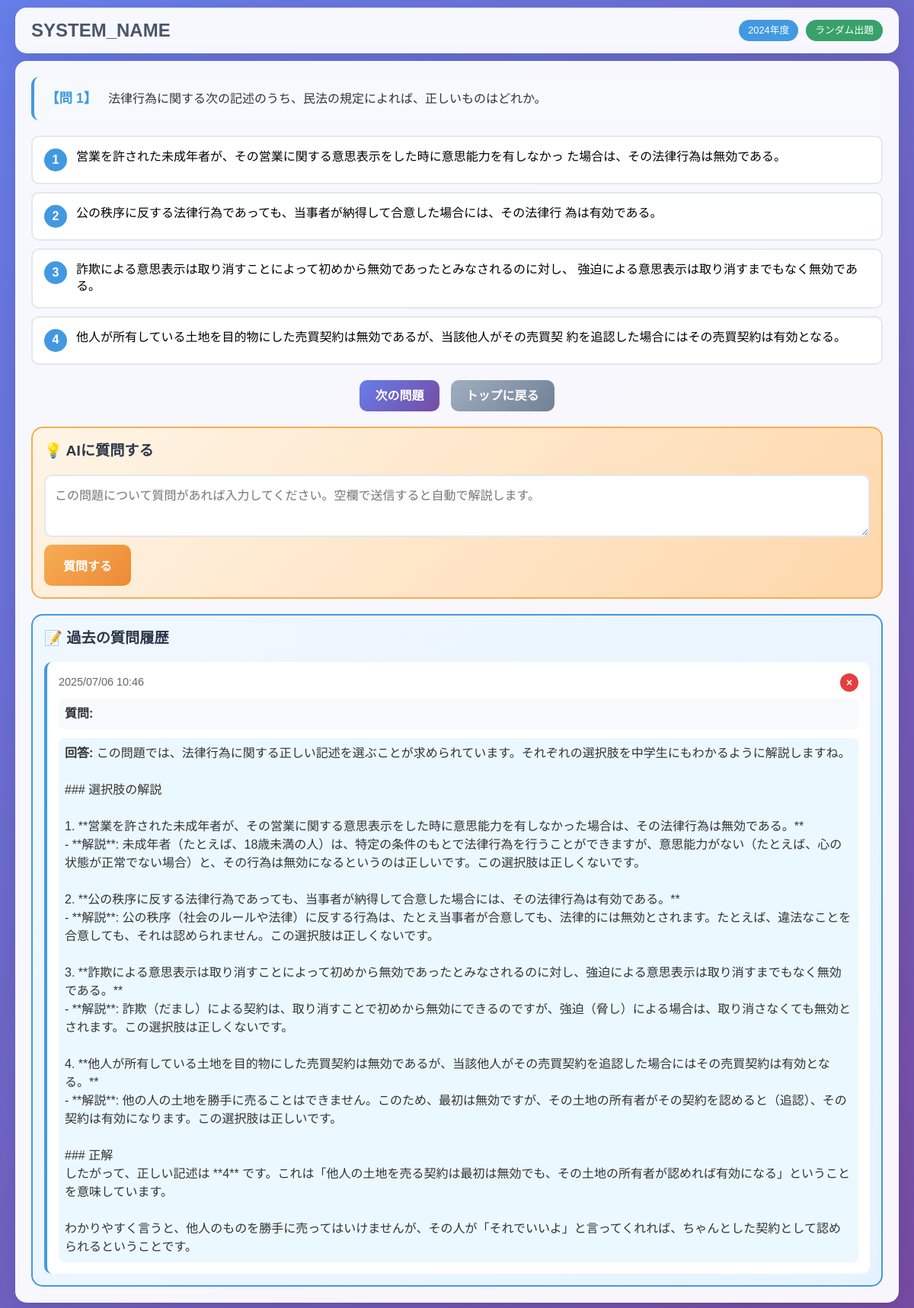
The page /question.php?id=1 (signed in) on the database its author committed.
### tables this page shows
CREATE TABLE question_history (id INTEGER PRIMARY KEY AUTOINCREMENT, question_id INTEGER NOT NULL, user_question TEXT NOT NULL, ai_response TEXT NOT NULL, created_at DATETIME NOT NULL);

### includes/Database.php (called while the page is built, shortened)
<?php
require_once __DIR__ . '/Logger.php';
class Database {
    private $pdo;
    public function __construct() {
        try {
            $this->pdo = new PDO('sqlite:' . DB_PATH);
            $this->pdo->setAttribute(PDO::ATTR_ERRMODE, PDO::ERRMODE_EXCEPTION);
        } catch (PDOException $e) {
            Logger::log('データベース接続エラー: ' . $e->getMessage(), LOG_LEVEL_ERROR);
            throw $e;
        }
    }
    public function getQuestionById($id) {
        $stmt = $this->pdo->prepare("SELECT * FROM questions WHERE id = ?");
        $stmt->execute([$id]);
        return $stmt->fetch(PDO::FETCH_ASSOC);
    }
    public function getQuestionHistory($question_id) {
        try {
            $stmt = $this->pdo->prepare("SELECT * FROM question_history WHERE question_id = ? ORDER BY created_at ASC");
            $stmt->execute([$question_id]);
            return $stmt->fetchAll(PDO::FETCH_ASSOC);
        } catch (PDOException $e) {
            Logger::log('AI質問履歴取得エラー: ' . $e->getMessage(), LOG_LEVEL_ERROR);
            return [];
        }
    }
    public function createAnswerHistoryTable() {
        try {
            $sql = "CREATE TABLE IF NOT EXISTS answer_history (
                id INTEGER PRIMARY KEY AUTOINCREMENT,
                question_id INTEGER NOT NULL,
                user_answer INTEGER NOT NULL,
                is_correct BOOLEAN NOT NULL,
                answered_at DATETIME NOT NULL,
                FOREIGN KEY (question_id) REFERENCES questions(id)
            )";
            $this->pdo->exec($sql);
        } catch (PDOException $e) {
            Logger::log('回答履歴テーブル作成エラー: ' . $e->getMessage(), LOG_LEVEL_ERROR);
            throw $e;
        }
    }
    public function createQuestionHistoryTable() {
        try {
            $sql = "CREATE TABLE IF NOT EXISTS question_history (
                id INTEGER PRIMARY KEY AUTOINCREMENT,
                question_id INTEGER NOT NULL,
                user_question TEXT NOT NULL,
                ai_response TEXT NOT NULL,
                created_at DATETIME NOT NULL,
                FOREIGN KEY (question_id) REFERENCES questions(id)
            )";
            $this->pdo->exec($sql);
        } catch (PDOException $e) {
            Logger::log('質問履歴テーブル作成エラー: ' . $e->getMessage(), LOG_LEVEL_ERROR);
            throw $e;
        }
    }
}

### includes/Logger.php (called while the page is built, shortened)
<?php
class Logger {
    public static function log($message, $level = LOG_LEVEL_INFO) {
        $timestamp = date('Y-m-d H:i:s');
        $logMessage = "[{$timestamp}] [{$level}] {$message}" . PHP_EOL;
        $logFile = LOG_DIR . '/system_' . date('Y-m-d') . '.log';
    }
}

### question.php (the view, shortened to what this page needs)
<?php
require_once __DIR__ . '/includes/Database.php';
require_once __DIR__ . '/includes/Logger.php';
require_once __DIR__ . '/includes/QuestionParser.php';
try {
    $db = new Database();
    $question = null;
    $mode = $_GET['mode'] ?? '';
    $questionId = $_GET['id'] ?? '';
    $year = $_GET['year'] ?? '';
    $offset = intval($_GET['offset'] ?? 0);
    if ($mode === 'sequential' && !empty($year)) {
        $questions = $db->getQuestionsByYearSequential($year, $offset, 1);
        $question = $questions[0] ?? null;
        $_SESSION['current_mode'] = 'sequential';
        $_SESSION['current_year'] = $year;
        $_SESSION['current_offset'] = $offset;
    } elseif ($mode === 'random' && !empty($year)) {
        $questions = $db->getRandomQuestionsByCorrectRate($year, 1);
        $question = $questions[0] ?? null;
        $_SESSION['current_mode'] = 'random';
        $_SESSION['current_year'] = $year;
    } elseif (!empty($questionId)) {
        $question = $db->getQuestionById($questionId);
    }
    $parsedQuestion = QuestionParser::parseQuestion($question);
    $questionHistory = $db->getQuestionHistory($question['id']);
} catch (Exception $e) {
    Logger::error("問題表示エラー: " . $e->getMessage());
    header('Location: index.php?error=' . urlencode('問題の取得に失敗しました'));
    exit;
}
?>
<!DOCTYPE html>
<html lang="ja">
<head>
    <link rel="stylesheet" href="assets/css/style.css">
</head>
<body>
    <div class="container">
        <header class="header">
            <h1 class="system-title">
                <a href="index.php"><?php echo SYSTEM_NAME; ?></a>
            </h1>
            <div class="question-info">
                <span class="year-badge"><?php echo htmlspecialchars($parsedQuestion['year']); ?>年度</span>
                <span class="mode-badge"><?php echo $mode === 'sequential' ? '順次出題' : 'ランダム出題'; ?></span>
            </div>
        </header>
        <main class="main-content">
            <div class="question-container">
                <div class="question-body">
                    <span class="question-number"><?php echo htmlspecialchars($parsedQuestion['question_title']); ?></span>
                    <?php echo QuestionParser::formatQuestionForDisplay($parsedQuestion['question_body']); ?>
                </div>
                <div class="choices-container" id="choices-container">
                    <?php echo QuestionParser::formatChoicesForDisplay($parsedQuestion['choices']); ?>
                </div>
                <div class="navigation-buttons">
                    <?php if ($mode === 'sequential'): ?>
                        <?php if ($offset > 0): ?>
                            <a href="question.php?mode=sequential&year=<?php echo urlencode($year); ?>&offset=<?php echo $offset - 1; ?>" class="nav-btn prev-btn">前の問題</a>
                        <?php endif; ?>
                        <a href="question.php?mode=sequential&year=<?php echo urlencode($year); ?>&offset=<?php echo $offset + 1; ?>" class="nav-btn next-btn">次の問題</a>
                    <?php else: ?>
                        <a href="question.php?mode=random&year=<?php echo urlencode($year); ?>" class="nav-btn next-btn">次の問題</a>
                    <?php endif; ?>
                    <a href="index.php" class="nav-btn home-btn">トップに戻る</a>
                </div>
            </div>
            <div class="ai-question-section">
                <h3>💡 AIに質問する</h3>
                <div class="ai-question-form">
                    <textarea id="ai-question-input" placeholder="この問題について質問があれば入力してください。空欄で送信すると自動で解説します。" rows="3"></textarea>
                    <button type="button" id="ask-ai-btn" class="ask-ai-btn">
                        <span class="btn-text">質問する</span>
                    </button>
                </div>
            </div>
            <?php if (!empty($questionHistory)): ?>
            <div class="question-history">
                <h3>📝 過去の質問履歴</h3>
                <div class="history-list">
                    <?php foreach ($questionHistory as $history): ?>
                        <div class="history-item" data-history-id="<?php echo $history['id']; ?>">
                            <div class="history-header">
                                <div class="history-date"><?php echo date('Y/m/d H:i', strtotime($history['created_at'])); ?></div>
                                <button class="delete-history-btn" data-history-id="<?php echo $history['id']; ?>" title="この履歴を削除">×</button>
                            </div>
                            <div class="history-question">
                                <strong>質問:</strong> <?php echo htmlspecialchars($history['user_question']); ?>
                            </div>
                            <div class="history-answer">
                                <strong>回答:</strong> <?php echo nl2br(htmlspecialchars($history['ai_response'])); ?>
                            </div>
                        </div>
                    <?php endforeach; ?>
                </div>
            </div>
            <?php endif; ?>
        </main>
    </div>
</body>
</html>

### assets/css/style.css (style rules this page uses)
* { margin: 0; padding: 0; box-sizing: border-box; }
body { font-family: 'Hiragino Kaku Gothic ProN', 'Hiragino Sans', 'Yu Gothic Medium', 'Meiryo', sans-serif; line-height: 1.6; color: #333; background: linear-gradient(135deg, #667eea 0%, #764ba2 100%); min-height: 100vh; }
.container { max-width: 1200px; margin: 0 auto; padding: 0 20px; min-height: 100vh; display: flex; flex-direction: column; }
.header { background: rgba(255, 255, 255, 0.95); backdrop-filter: blur(10px); border-radius: 15px; margin: 10px 0; padding: 10px 20px; display: flex; justify-content: space-between; align-items: center; box-shadow: 0 8px 32px rgba(0, 0, 0, 0.1); border: 1px solid rgba(255, 255, 255, 0.2); }
.system-title { font-size: 1.5rem; font-weight: bold; color: #4a5568; text-decoration: none; }
.system-title a { color: inherit; text-decoration: none; }
.question-info { display: flex; gap: 10px; align-items: center; }
.year-badge, .mode-badge { background: #4299e1; color: white; padding: 4px 12px; border-radius: 20px; font-size: 0.8rem; font-weight: 500; }
.mode-badge { background: #38a169; }
.main-content { flex: 1; background: rgba(255, 255, 255, 0.95); backdrop-filter: blur(10px); border-radius: 15px; padding: 20px; margin-bottom: 20px; box-shadow: 0 8px 32px rgba(0, 0, 0, 0.1); border: 1px solid rgba(255, 255, 255, 0.2); }
.question-container { margin-bottom: 20px; }
.question-body { background: #f7fafc; padding: 15px; border-radius: 10px; margin-bottom: 20px; font-size: 1rem; line-height: 1.5; border-left: 4px solid #4299e1; }
.question-number { font-weight: bold; color: #4299e1; margin-right: 10px; font-size: 1.1rem; }
.choices-container { display: grid; gap: 10px; margin-bottom: 20px; }
.navigation-buttons { display: flex; gap: 15px; justify-content: center; flex-wrap: wrap; }
.nav-btn { background: linear-gradient(135deg, #667eea 0%, #764ba2 100%); color: white; padding: 8px 20px; border-radius: 10px; text-decoration: none; font-weight: 600; transition: all 0.3s ease; border: none; cursor: pointer; }
.nav-btn.home-btn { background: linear-gradient(135deg, #a0aec0 0%, #718096 100%); }
.ai-question-section { background: linear-gradient(135deg, #fef5e7 0%, #fed7aa 100%); border-radius: 15px; padding: 15px; margin-bottom: 20px; border: 2px solid #f6ad55; }
.ai-question-section h3 { color: #2d3748; margin-bottom: 15px; font-size: 1.2rem; }
.ai-question-form { display: flex; flex-direction: column; gap: 10px; }
#ai-question-input { width: 100%; padding: 12px; border: 2px solid #e2e8f0; border-radius: 10px; font-size: 1rem; font-family: inherit; resize: vertical; min-height: 60px; transition: all 0.3s ease; }
.ask-ai-btn { background: linear-gradient(135deg, #f6ad55 0%, #ed8936 100%); color: white; border: none; padding: 15px 25px; border-radius: 10px; font-size: 1rem; font-weight: 600; cursor: pointer; transition: all 0.3s ease; display: flex; align-items: center; justify-content: center; gap: 10px; align-self: flex-start; }
.question-history { background: linear-gradient(135deg, #f0f8ff 0%, #e6f3ff 100%); border-radius: 15px; padding: 15px; border: 2px solid #4299e1; }
.question-history h3 { color: #2d3748; margin-bottom: 15px; font-size: 1.2rem; }
.history-list { display: flex; flex-direction: column; gap: 15px; }
.history-item { background: white; border-radius: 10px; padding: 15px; border-left: 4px solid #4299e1; }
.history-header { display: flex; justify-content: space-between; align-items: center; margin-bottom: 8px; }
.history-date { color: #666; font-size: 0.9rem; }
.delete-history-btn { background: #e53e3e; color: white; border: none; border-radius: 50%; width: 24px; height: 24px; font-size: 14px; font-weight: bold; cursor: pointer; display: flex; align-items: center; justify-content: center; transition: all 0.3s ease; flex-shrink: 0; }
.history-question { margin-bottom: 12px; padding: 8px; background: #f7fafc; border-radius: 8px; }
.history-answer { padding: 8px; background: #ebf8ff; border-radius: 8px; line-height: 1.5; }

### rows shown on the page
question_history: created_at "2025/07/06 10:46", ai_response "この問題では、法律行為に関する正しい記述を選ぶことが求められています。それぞれの選択肢を中学生にもわかるように解説しますね。 ### 選択肢の解説 1. **営業を許された未成年者が、その営業に関する意思表示をした時に意思能力を有しなかった場合は、その法律行為は無効である。** - **解説**: 未成年者（たとえば、18歳未満の人）は、特定の条件のもとで法律行為を行うことができますが、意思能力がない（たとえば、心の状態が正常でない場合）と、その行為は無効になるというのは正しいです。この選択肢は正しくないです。 2. **公の秩序に反する法律行為であっても、当事者が納得して合意した場合には、その法律行為は有効である。** - **解説**: 公の秩序（社会のルールや法律）に反する行為は、たとえ当事者が合意しても、法律的には無効とされます。たとえば、違法なことを合意しても、それは認められません。この選択肢は正しくないです。 3. **詐欺による意思表示は取り消すことによって初めから無効であったとみなされるのに対し、強迫による意思表示は取り消すまでもなく無効である。** - **解説**: 詐欺（だまし）による契約は、取り消すことで初めから無効にできるのですが、強迫（脅し）による場合は、取り消さなくても無効とされます。この選択肢は正しくないです。 4. **他人が所有している土地を目的物にした売買契約は無効であるが、当該他人がその売買契約を追認した場合にはその売買契約は有効となる。** - **解説**:…"

### other values the page prints
SYSTEM_NAME "SYSTEM_NAME"
$parsedQuestion['year'] "2024"
$parsedQuestion['question_title'] "【問 1】"
$choiceText "営業を許された未成年者が、その営業に関する意思表示をした時に意思能力を有しなかっ た場合は、その法律行為は無効である。"
$choiceText "公の秩序に反する法律行為であっても、当事者が納得して合意した場合には、その法律行 為は有効である。"
$choiceText "詐欺による意思表示は取り消すことによって初めから無効であったとみなされるのに対し、 強迫による意思表示は取り消すまでもなく無効である。"
$choiceText "他人が所有している土地を目的物にした売買契約は無効であるが、当該他人がその売買契 約を追認した場合にはその売買契約は有効となる。"
